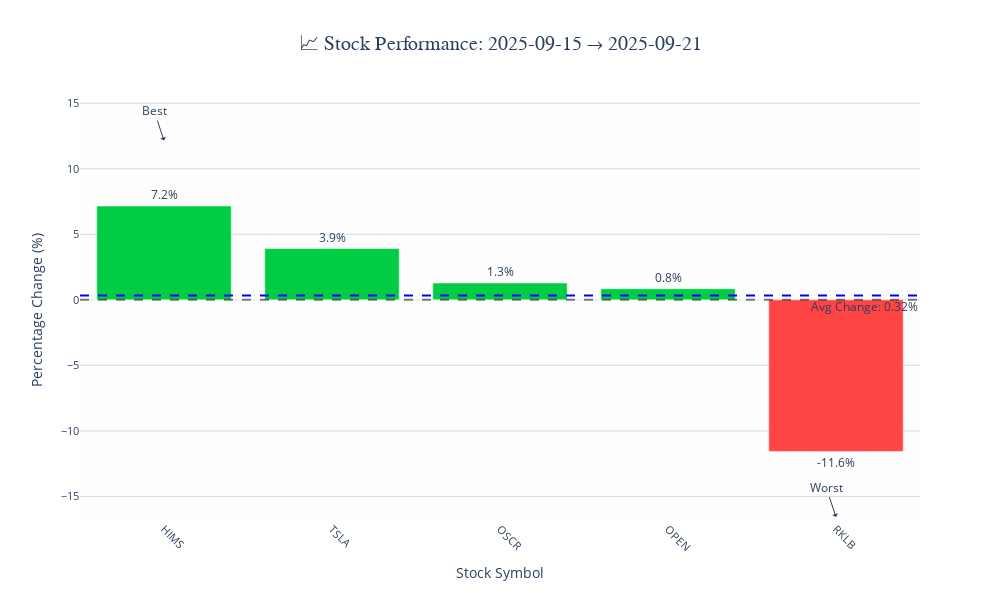

Source (notebook cell):
### Code cell
# Grok scan
STOCK_TICKERS = [
    'TSLA',  # Tesla, Inc.
    'HIMS',  # Hims & Hers Health, Inc.
    'RKLB',  # Rocket Lab USA, Inc.
    'OPEN',  # Opendoor Technologies Inc.
    'OSCR',  # Oscar Health, Inc.
]

result = run_trade_return(STOCK_TICKERS, BASELINE_DATE, future_date_str)

### Figure 1 — Plotly figure (JSON) as saved in the notebook; plotly's stock layout.template omitted (floating-point values rounded to 4 significant figures)
{"data": [{"customdata": [[53.96, 57.82], [410.0, 426.1], [18.73, 18.97], [9.49, 9.57], [54.04, 47.79]], "hovertemplate": "<b>%{x}</b><br>Baseline: $%{customdata[0]:.2f}<br>Current: $%{customdata[1]:.2f}<br>Change: %{y:.2f}%<br><extra></extra>", "marker": {"color": ["#00CC44", "#00CC44", "#00CC44", "#00CC44", "#FF4444"]}, "showlegend": false, "text": ["7.2%", "3.9%", "1.3%", "0.8%", "-11.6%"], "textposition": "outside", "type": "bar", "x": ["HIMS", "TSLA", "OSCR", "OPEN", "RKLB"], "y": [7.153, 3.909, 1.281, 0.843, -11.57]}], "layout": {"annotations": [{"showarrow": false, "text": "Avg Change: 0.32%", "x": 1, "xanchor": "right", "xref": "x domain", "y": 0.3243, "yanchor": "top", "yref": "y"}, {"arrowhead": 1, "showarrow": true, "text": "Best", "x": "HIMS", "y": 12.15}, {"arrowhead": 1, "showarrow": true, "text": "Worst", "x": "RKLB", "y": -16.57}], "font": {"size": 12}, "height": 600, "hovermode": "x", "plot_bgcolor": "rgba(240, 240, 240, 0.1)", "shapes": [{"line": {"color": "black", "dash": "dash"}, "opacity": 0.5, "type": "line", "x0": 0, "x1": 1, "xref": "x domain", "y0": 0, "y1": 0, "yref": "y"}, {"line": {"color": "blue", "dash": "dash"}, "type": "line", "x0": 0, "x1": 1, "xref": "x domain", "y0": 0.3243, "y1": 0.3243, "yref": "y"}], "title": {"font": {"family": "Arial Black", "size": 20}, "text": "📈 Stock Performance: 2025-09-15 → 2025-09-21", "x": 0.5}, "width": 1000, "xaxis": {"categoryarray": ["HIMS", "TSLA", "OSCR", "OPEN", "RKLB"], "categoryorder": "array", "tickangle": 45, "tickfont": {"size": 11}, "title": {"text": "Stock Symbol"}}, "yaxis": {"gridcolor": "rgba(128, 128, 128, 0.3)", "tickfont": {"size": 11}, "title": {"text": "Percentage Change (%)"}}}}
